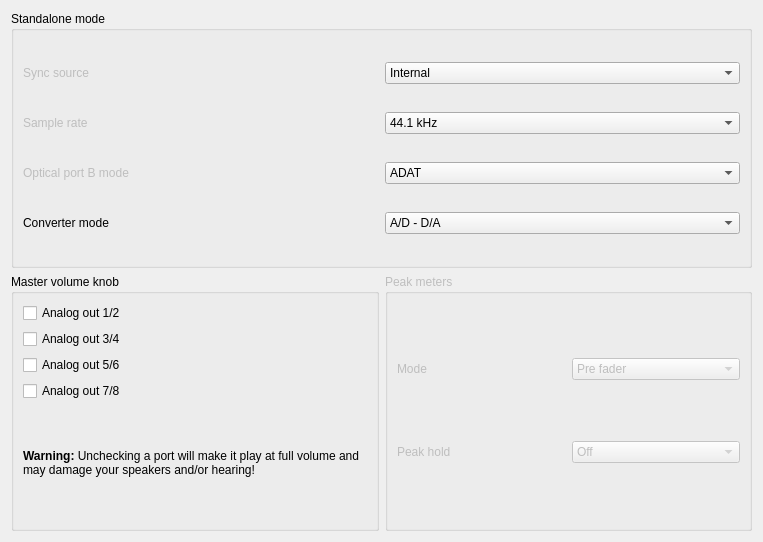
<?xml version="1.0" encoding="UTF-8"?>
<ui version="4.0">
 <class>Profire2626Settings</class>
 <widget class="QWidget" name="Profire2626Settings">
  <property name="geometry">
   <rect>
    <x>0</x>
    <y>0</y>
    <width>763</width>
    <height>542</height>
   </rect>
  </property>
  <property name="windowTitle">
   <string>Form</string>
  </property>
  <layout class="QGridLayout" name="gridLayout">
   <item row="1" column="1">
    <widget class="QGroupBox" name="PeakMeters">
     <property name="enabled">
      <bool>false</bool>
     </property>
     <property name="toolTip">
      <string>not implemented</string>
     </property>
     <property name="title">
      <string>Peak meters</string>
     </property>
     <layout class="QGridLayout" name="gridLayout_2">
      <item row="0" column="1">
       <widget class="QComboBox" name="meterMode">
        <item>
         <property name="text">
          <string>Pre fader</string>
         </property>
        </item>
        <item>
         <property name="text">
          <string>Post fader</string>
         </property>
        </item>
       </widget>
      </item>
      <item row="0" column="0">
       <widget class="QLabel" name="label">
        <property name="text">
         <string>Mode</string>
        </property>
       </widget>
      </item>
      <item row="1" column="0">
       <widget class="QLabel" name="label_2">
        <property name="text">
         <string>Peak hold</string>
        </property>
       </widget>
      </item>
      <item row="1" column="1">
       <widget class="QComboBox" name="peakHold">
        <item>
         <property name="text">
          <string>Off</string>
         </property>
        </item>
        <item>
         <property name="text">
          <string>1 second</string>
         </property>
        </item>
        <item>
         <property name="text">
          <string>3 seconds</string>
         </property>
        </item>
        <item>
         <property name="text">
          <string>Infinite</string>
         </property>
        </item>
       </widget>
      </item>
     </layout>
    </widget>
   </item>
   <item row="0" column="0" colspan="2">
    <widget class="QGroupBox" name="StandaloneMode">
     <property name="enabled">
      <bool>true</bool>
     </property>
     <property name="toolTip">
      <string/>
     </property>
     <property name="statusTip">
      <string/>
     </property>
     <property name="whatsThis">
      <string/>
     </property>
     <property name="title">
      <string>Standalone mode</string>
     </property>
     <layout class="QGridLayout" name="gridLayout_3">
      <item row="0" column="1">
       <widget class="QComboBox" name="syncSource">
        <property name="enabled">
         <bool>true</bool>
        </property>
        <property name="toolTip">
         <string/>
        </property>
        <item>
         <property name="text">
          <string>Internal</string>
         </property>
        </item>
        <item>
         <property name="text">
          <string>SPDIF</string>
         </property>
        </item>
        <item>
         <property name="text">
          <string>Optical A</string>
         </property>
        </item>
        <item>
         <property name="text">
          <string>Word Clock (BNC)</string>
         </property>
        </item>
       </widget>
      </item>
      <item row="2" column="0">
       <widget class="QLabel" name="label_5">
        <property name="enabled">
         <bool>false</bool>
        </property>
        <property name="toolTip">
         <string/>
        </property>
        <property name="text">
         <string>Optical port B mode</string>
        </property>
       </widget>
      </item>
      <item row="1" column="0">
       <widget class="QLabel" name="label_4">
        <property name="enabled">
         <bool>false</bool>
        </property>
        <property name="toolTip">
         <string/>
        </property>
        <property name="text">
         <string>Sample rate</string>
        </property>
       </widget>
      </item>
      <item row="0" column="0">
       <widget class="QLabel" name="label_3">
        <property name="enabled">
         <bool>false</bool>
        </property>
        <property name="toolTip">
         <string/>
        </property>
        <property name="text">
         <string>Sync source</string>
        </property>
       </widget>
      </item>
      <item row="3" column="0">
       <widget class="QLabel" name="label_6">
        <property name="text">
         <string>Converter mode</string>
        </property>
       </widget>
      </item>
      <item row="1" column="1">
       <widget class="QComboBox" name="sampleRate">
        <property name="enabled">
         <bool>true</bool>
        </property>
        <property name="toolTip">
         <string/>
        </property>
        <item>
         <property name="text">
          <string>44.1 kHz</string>
         </property>
        </item>
        <item>
         <property name="text">
          <string>48 kHz</string>
         </property>
        </item>
        <item>
         <property name="text">
          <string>88.2 kHz</string>
         </property>
        </item>
        <item>
         <property name="text">
          <string>96 kHz</string>
         </property>
        </item>
        <item>
         <property name="text">
          <string>176.4 kHz</string>
         </property>
        </item>
        <item>
         <property name="text">
          <string>192 kHz</string>
         </property>
        </item>
       </widget>
      </item>
      <item row="2" column="1">
       <widget class="QComboBox" name="opticalBMode">
        <property name="enabled">
         <bool>true</bool>
        </property>
        <property name="toolTip">
         <string/>
        </property>
        <item>
         <property name="text">
          <string>ADAT</string>
         </property>
        </item>
        <item>
         <property name="text">
          <string>SPDIF</string>
         </property>
        </item>
       </widget>
      </item>
      <item row="3" column="1">
       <widget class="QComboBox" name="converterMode">
        <item>
         <property name="text">
          <string>A/D - D/A</string>
         </property>
        </item>
        <item>
         <property name="text">
          <string>A/D</string>
         </property>
        </item>
       </widget>
      </item>
     </layout>
    </widget>
   </item>
   <item row="1" column="0">
    <widget class="QGroupBox" name="MasterVolumeKnob">
     <property name="title">
      <string>Master volume knob</string>
     </property>
     <layout class="QVBoxLayout" name="verticalLayout">
      <item>
       <widget class="QCheckBox" name="line1line2">
        <property name="text">
         <string>Analog out 1/2</string>
        </property>
       </widget>
      </item>
      <item>
       <widget class="QCheckBox" name="line3line4">
        <property name="text">
         <string>Analog out 3/4</string>
        </property>
       </widget>
      </item>
      <item>
       <widget class="QCheckBox" name="line5line6">
        <property name="text">
         <string>Analog out 5/6</string>
        </property>
       </widget>
      </item>
      <item>
       <widget class="QCheckBox" name="line7line8">
        <property name="text">
         <string>Analog out 7/8</string>
        </property>
       </widget>
      </item>
      <item>
       <widget class="QLabel" name="label_7">
        <property name="text">
         <string>&lt;html&gt;&lt;head/&gt;&lt;body&gt;&lt;p&gt;&lt;span style=&quot; font-weight:600;&quot;&gt;Warning:&lt;/span&gt; Unchecking a port will make it play at full volume and may damage your speakers and/or hearing!&lt;/p&gt;&lt;/body&gt;&lt;/html&gt;</string>
        </property>
        <property name="wordWrap">
         <bool>true</bool>
        </property>
       </widget>
      </item>
     </layout>
    </widget>
   </item>
  </layout>
 </widget>
 <resources/>
 <connections/>
</ui>
